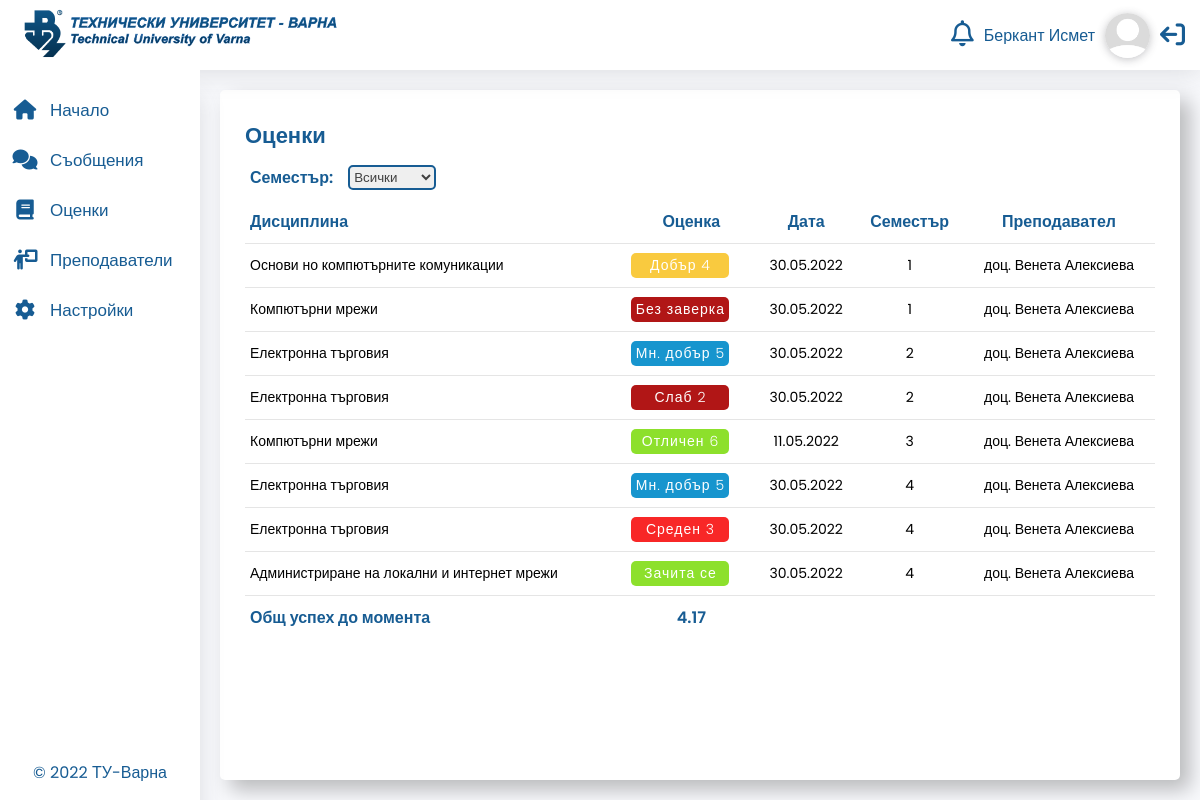
The app's page /student/grades.php (signed in) with its own data.
### tables this page shows
CREATE TABLE `grades` (
  `grade_id` int(11) NOT NULL,
  `discipline_id` int(11) NOT NULL,
  `student_id` varchar(10) NOT NULL,
  `teacher_id` varchar(10) NOT NULL,
  `exam_date` datetime NOT NULL,
  `grade` tinyint(4) NOT NULL,
  `semester` tinyint(1) NOT NULL
);

CREATE TABLE `disciplines` (
  `discipline_id` int(11) NOT NULL,
  `discipline` varchar(100) NOT NULL,
  `speciality_id` tinyint(3) NOT NULL
);

### student/serverControllers/gradesController.php (called while the page is built, shortened)
<?php
require_once $_SERVER['DOCUMENT_ROOT'] . '/e-diary/controllers/dbConnection.php';
$id = $_SESSION['id'];
$query = "SELECT gr.student_id, gr.teacher_id, DATE(gr.exam_date) as date, gr.grade, gr.semester, d.discipline, CONCAT(t.title, ' ', tchr.name, ' ', tchr.lastname) as teacher FROM grades gr
JOIN disciplines d ON gr.discipline_id = d.discipline_id
JOIN teachers tchr ON gr.teacher_id = tchr.teacher_id
JOIN titles t ON tchr.title_id = t.title_id
WHERE gr.student_id = '{$id}'
ORDER BY gr.semester ASC";
$result = $conn->query($query);
$query = "SELECT AVG(grade) as average FROM grades WHERE student_id = '{$id}' AND grade >= 2";
$avrg = $conn->query($query)->fetch_assoc()['average'];
function getGrade($grade)
{
    $gradeResult = '';
    switch ($grade):
        case -1:
            $gradeResult = 'Без заверка';
            break;
        case 1:
            $gradeResult = 'Зачита се';
            break;
        case 2:
            $gradeResult = 'Слаб 2';
            break;
        case 3:
            $gradeResult = 'Среден 3';
            break;
        case 4:
            $gradeResult = 'Добър 4';
            break;
        case 5:
            $gradeResult = 'Мн. добър 5';
            break;
        case 6:
            $gradeResult = 'Отличен 6';
            break;
    endswitch;
    return $gradeResult;
}
function getStatus($grade)
{
    $status = '';
    switch ($grade):
        case -1:
        case 0:
        case 2:
            $status = 'poor';
            break;
        case 1:
        case 6:
            $status = 'excellent';
            break;
        case 3:
            $status = 'fair';
            break;
        case 4:
            $status = 'good';
            break;
        case 5:
            $status = 'very-good';
            break;
    endswitch;
    return $status;
}

### student/grades.php (the view, shortened to what this page needs)
<?php
require_once $_SERVER['DOCUMENT_ROOT'] . '/e-diary/layout/header.php';
require_once $_SERVER['DOCUMENT_ROOT'] . '/e-diary/student/layout/topMenu.php';
require_once $_SERVER['DOCUMENT_ROOT'] . '/e-diary/student/layout/sideMenu.php';
require_once $_SERVER['DOCUMENT_ROOT'] . '/e-diary/student/serverControllers/gradesController.php';
?>
<div class="main card-cntr grades" style="min-width: 500px;">
    <div class="box">
        <div class="card">
            <div class="grades-card">
                <legend>Оценки</legend>
                <?php if ($result->num_rows > 0) : ?>
                    <div class="hr-group" style="justify-content: left;">
                        <div class="slct-lbl">Семестър:</div>
                        <select id="slct-smstr">
                            <option value="0">Всички</option>
                        </select>
                    </div>
                    <table id="grades-table">
                        <thead>
                            <tr>
                                <td>Дисциплина</td>
                                <td>Оценка</td>
                                <td>Дата</td>
                                <td>Семестър</td>
                                <td>Преподавател</td>
                            </tr>
                        </thead>
                        <tbody id="filter-smstr">
                            <?php while ($row = $result->fetch_assoc()) {
                                echo '
                        <tr>
                            <td>' . $row['discipline'] . '</td>
                            <td><div class="status ' . getStatus($row['grade']) . '">' . getGrade($row['grade']) . '</div></td>
                            <td>' . date("d.m.Y", strtotime($row['date'])) . '</td>
                            <td>' . $row['semester'] . '</td>
                            <td><a id="' . $row['teacher_id'] . '">' . $row['teacher'] . '</a></td>
                        </tr>';
                            }
                            ?>
                            <tr>
                                <td>Общ успех до момента</td>
                                <td><?php echo number_format($avrg, 2) ?></td>
                            </tr>
                        </tbody>
                    </table>
                <?php else : ?>
                    <div class="object-center no-grades">
                        Все още нямате въведени оценки
                    </div>
                <?php endif; ?>
            </div>
        </div>
    </div>
</div>
<?php require_once $_SERVER['DOCUMENT_ROOT'] . '/e-diary/student/layout/footer.php'; ?>

### layout/header.php (shortened to what this page needs)
<!DOCTYPE html>
<html lang="en">
<head>
    <link rel="stylesheet" href="/e-diary/assets/css/style.css?v=<?php echo time(); ?>" type="text/css">
    <link rel="stylesheet" href="/e-diary/assets/css/form.css?v=<?php echo time(); ?>" type="text/css">
    <link rel="stylesheet" href="/e-diary/assets/css/menu.css?v=<?php echo time(); ?>" type="text/css">
    <link rel="stylesheet" href="/e-diary/assets/css/messages.css?v=<?php echo time(); ?>" type="text/css">
    <link rel="stylesheet" href="/e-diary/assets/css/settings.css?v=<?php echo time(); ?>" type="text/css">
    <link rel="stylesheet" href="/e-diary/assets/css/grades.css?v=<?php echo time(); ?>" type="text/css">
</head>
<body>

### student/layout/topMenu.php (shortened to what this page needs)
<nav>
    <a href="/e-diary/student/index.php">
        <div class="logo">
            <img src="/e-diary/assets/images/logo.png">
        </div>
    </a>
    <div class="right-menu">
        <a href="#">
            <i class="fa fa-bell-o" aria-hidden="true"></i>
        </a>
        <div class="user-info">
            <div class="username"><?php echo $_SESSION['name']; ?></div>
            <img src="/e-diary/profile-pictures/<?php echo $_SESSION['img']; ?>">
        </div>
        <div class="logout">
            <a href="login.php?logout_id=<?php echo $_SESSION['id']; ?>">
                <i class="fa-solid fa-arrow-right-from-bracket" id="idx-lgt"></i>
            </a>
        </div>
    </div>
</nav>

### student/layout/sideMenu.php (shortened to what this page needs)
<div class="nav-menu">
    <div>
        <ul>
            <li>
                <a href="index.php">
                    <span class="icon">
                        <i class="fa-solid fa-house"></i>
                    </span>
                    <span class="title">
                        Начало
                    </span>
                </a>
            </li>
            <li>
                <a href="messages.php">
                    <span class="icon">
                        <i class="fa-solid fa-comments" aria-hidden="true"></i>
                    </span>
                    <span class="title">
                        Съобщения
                    </span>
                </a>
            </li>
            <li>
                <a href="grades.php">
                    <span class="icon">
                        <i class="fa-solid fa-book"></i>
                    </span>
                    <span class="title">
                        Оценки
                    </span>
                </a>
            </li>
            <li>
                <a href="teachers.php">
                    <span class="icon">
                        <i class="fa-solid fa-person-chalkboard"></i>
                    </span>
                    <span class="title">
                        Преподаватели
                    </span>
                </a>
            </li>
            <li>
                <a href="settings.php">
                    <span class="icon">
                        <i class="fa-solid fa-gear"></i>
                    </span>
                    <span class="title">
                        Настройки
                    </span>
                </a>
            </li>
        </ul>
    </div>
    <div class="copyright">
        &copy; <?php echo date('Y') ?> ТУ-Варна
    </div>
</div>

### student/layout/footer.php (shortened to what this page needs)
</body>
</html>

### assets/css/style.css (style rules this page uses)
:root { --main-color: #175c93; --bg-color: #f8f9fc; --warning-color: #a1824b; }
* { margin: 0; padding: 0; box-sizing: border-box; font-family: 'Poppins', sans-serif; }
body { background: var(--bg-color); min-width: 350px; min-height: 100vh; overflow-y: visible; overflow-x: hidden; -ms-overflow-style: none; scrollbar-width: none; }
.main { position: absolute; z-index: 100; width: calc(100% - 200px); left: 200px; top: 70px; min-height: calc(100vh - 70px); transition: 0.5s; padding: 20px; }
.box { position: relative; min-width: 300px; width: 100%; height: 100%; display: grid; grid-gap: 20px; }
.box .card { position: relative; background: #fff; cursor: pointer; -webkit-box-shadow: 10px 10px 20px 0px rgba(0, 0, 0, 0.25); box-shadow: 10px 10px 20px 0px rgba(0, 0, 0, 0.25); border-radius: 5px; }
.hr-group { display: flex; align-items: center; justify-content: space-between; }

### assets/css/menu.css (style rules this page uses)
nav { box-shadow: 0 .15rem 1.75rem 0 rgba(58, 59, 69, .15)!important; height: 70px; display: flex; justify-content: space-between; align-items: center; width: 100%; min-width: 300px; position: fixed; top: 0; padding: 0 15px; background-color: #fff!important; font-family: 'Mulish', sans-serif; color: var(--main-color); z-index: 200; }
nav .logo img { height: auto; max-width: 330px; }
nav .right-menu, nav .right-menu .user-info { display: flex; align-items: center; justify-content: space-between; }
nav a { text-decoration: none; cursor: pointer; color: var(--main-color); }
nav .logout i { font-size: 25px; transform: rotate(180deg); transition: all 0.2s ease; }
nav .user-info img { margin: 0 10px; height: 45px; width: 45px; object-fit: cover; box-shadow: 0 0.1rem 0.5rem 0 rgba(58, 59, 69, 0.30)!important; border-radius: 50%; }
nav .fa-bell-o { font-size: 26px; margin-right: 10px; }
.nav-menu { background-color: #fff!important; width: 200px; height: calc(100% - 70px); min-height: 450px; min-width: 200px; position: fixed; top: 70px; color: var(--main-color); padding: 15px; box-shadow: 0 1.65rem 1.5rem 0 rgba(58, 59, 69, .15)!important; display: flex; flex-direction: column; justify-content: space-between; transition: 0.5s; z-index: 200; }
.nav-menu ul { position: relative; left: -15px; width: 100%; }
.nav-menu ul li { position: relative; width: 100%; padding: 10px 0; list-style: none; }
.nav-menu ul li a { position: relative; width: 100%; display: flex; align-items: center; text-decoration: none; color: var(--main-color); transition: transform 0.3s; }
.nav-menu ul li a .icon { position: relative; min-width: 50px; text-align: center; font-size: 20px; }
.nav-menu ul li a .title { font-size: 17px; position: relative; white-space: nowrap; }
.nav-menu .copyright { position: relative; width: 100%; padding-top: 10px; text-align: center; }

### assets/css/messages.css (style rules this page uses)
.card-cntr .box { display: block; grid-gap: 0px; margin: auto; min-width: 750px; }
.card-cntr .box .card { cursor: default; min-height: calc(100vh - 110px); max-height: calc(100vh - 110px); }
.card-cntr .hr-group { justify-content: left; }

### records on screen
grades: discipline.discipline "Основи но компютърните комуникации", grade "Добър 4", date "30.05.2022", semester "1", teacher "доц. Венета Алексиева"
grades: discipline.discipline "Компютърни мрежи", grade "Без заверка", date "30.05.2022", semester "1", teacher "доц. Венета Алексиева"
grades: discipline.discipline "Електронна търговия", grade "Мн. добър 5", date "30.05.2022", semester "2", teacher "доц. Венета Алексиева"
grades: discipline.discipline "Електронна търговия", grade "Слаб 2", date "30.05.2022", semester "2", teacher "доц. Венета Алексиева"
grades: discipline.discipline "Компютърни мрежи", grade "Отличен 6", date "11.05.2022", semester "3", teacher "доц. Венета Алексиева"
grades: discipline.discipline "Електронна търговия", grade "Мн. добър 5", date "30.05.2022", semester "4", teacher "доц. Венета Алексиева"
grades: discipline.discipline "Електронна търговия", grade "Среден 3", date "30.05.2022", semester "4", teacher "доц. Венета Алексиева"
grades: discipline.discipline "Администриране на локални и интернет мрежи", grade "Зачита се", date "30.05.2022", semester "4", teacher "доц. Венета Алексиева"

### other values on screen
$_SESSION['name'] "Беркант Исмет"
$avrg "4.17"
